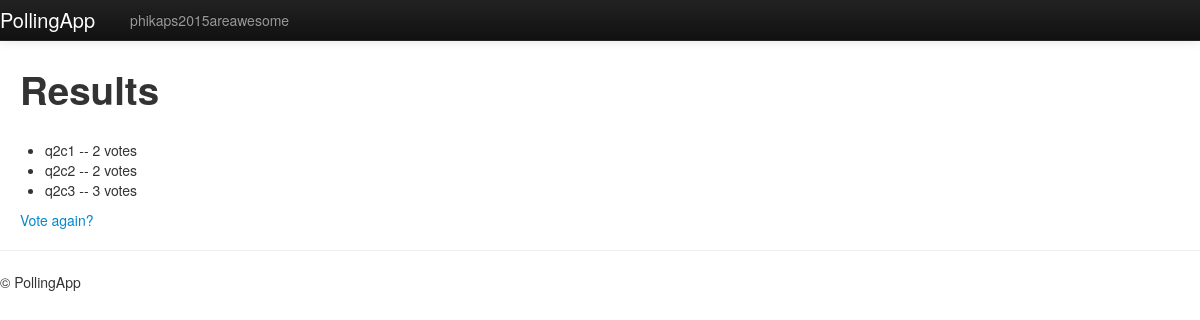
The app's page /polls/2/results/ with its own data.
### polls/models.py (models this page shows, shortened)
class Choice(models.Model):
    poll = models.ForeignKey(Poll)
    choice_text = models.CharField(max_length=200)
    votes = models.IntegerField(default=0)

### polls/views.py (the view)
# urls.py: url(r'^(?P<pk>\d+)/results/$', views.ResultsView.as_view(), name='results'),
class ResultsView(generic.DetailView):
    model = Poll
    template_name = 'polls/results.html'

### polls/templates/polls/results.html
{% extends 'polls/base.html' %}
{% load static %}
{% block body_block %}
    <h1>Results</h1> <br/>
    <ul>
        {% for choice in poll.choice_set.all %}
            <li>{{ choice.choice_text }} -- {{ choice.votes }} vote{{ choice.votes|pluralize }}</li>
        {% endfor %}
    </ul>
    <a href="/polls/{{poll.id}}">Vote again?</a>
{% endblock %}

### records on screen
Choice: choice_text "q2c1", votes "2"
Choice: choice_text "q2c2", votes "2"
Choice: choice_text "q2c3", votes "3"
